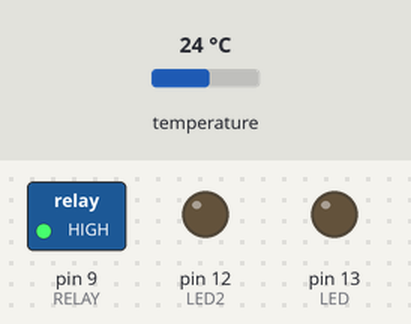
This sketch was run on a simulated Arduino Pro Mini, built with avr-gcc and run on an emulated ATmega328P. On the bench: switched loads named in the sketch (green lamp = pin HIGH), output pins drawn as LEDs (lit = HIGH). The inputs (shaded band) are chosen by the test bench; at power-on: temperature 24 °C. What the sketch prints to the serial monitor is not drawn.

Above: at 0.33 s.
Timing chart, 0 to 28.9 s (numbered marks = the images above):
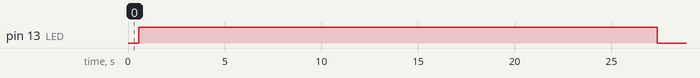

The sketch:

TempOutlet_1_0.ino
```cpp
#include <Arduino.h>

// Include the libraries we need
#include <OneWire.h>
#include <DallasTemperature.h>

#define ONE_WIRE_BUS 10     // Temperature data wire is on pin 10
#define RELAY 9             // Relay is on pin 6
#define LED 13              // On board LED pin
#define LED2 12
#define SAMPLE_FREQUENCY 2   // Sample rate per second
#define TEMP_BUFFER_SEC 30   // Number of seconds for buffer

// Setup a oneWire instance to communicate with any OneWire devices (not just Maxim/Dallas temperature ICs)
OneWire oneWire(ONE_WIRE_BUS);

// Pass our oneWire reference to Dallas Temperature.
DallasTemperature sensors(&oneWire);

// arrays to hold device address
DeviceAddress insideThermometer = { 0x28, 0xE9, 0x1A, 0x28, 0x0, 0x0, 0x80, 0x80 };


// temperature buffer array
float tempBuffer[TEMP_BUFFER_SEC * SAMPLE_FREQUENCY];
int tempBufferSize = TEMP_BUFFER_SEC * SAMPLE_FREQUENCY;

// state variable
bool isOn;
/*
 * Setup function. Here we do the basics
 */
void setup(void)
{
  // start serial port
  Serial.begin(9600);
  Serial.println("Dallas Temperature IC Control Library Demo");

  // locate devices on the bus
  Serial.print("Locating devices...");
  sensors.begin();
  Serial.print("Found ");
  Serial.print(sensors.getDeviceCount(), DEC);
  Serial.println(" devices.");

  // report parasite power requirements
  Serial.print("Parasite power is: ");
  if (sensors.isParasitePowerMode()) Serial.println("ON");
  else Serial.println("OFF");

  // Assign address manually. The addresses below will beed to be changed
  // to valid device addresses on your bus. Device address can be retrieved
  // by using either oneWire.search(deviceAddress) or individually via
  // sensors.getAddress(deviceAddress, index)
  // Note that you will need to use your specific address here
  //insideThermometer = { 0x28, 0xE9, 0x1A, 0x28, 0x0, 0x0, 0x80, 0x80 };

  // Method 1:
  // Search for devices on the bus and assign based on an index. Ideally,
  // you would do this to initially discover addresses on the bus and then
  // use those addresses and manually assign them (see above) once you know
  // the devices on your bus (and assuming they don't change).
  //if (!sensors.getAddress(insideThermometer, 0)) Serial.println("Unable to find address for Device 0");

  // method 2: search()
  // search() looks for the next device. Returns 1 if a new address has been
  // returned. A zero might mean that the bus is shorted, there are no devices,
  // or you have already retrieved all of them. It might be a good idea to
  // check the CRC to make sure you didn't get garbage. The order is
  // deterministic. You will always get the same devices in the same order
  //
  // Must be called before search()
  //oneWire.reset_search();
  // assigns the first address found to insideThermometer
  //if (!oneWire.search(insideThermometer)) Serial.println("Unable to find address for insideThermometer");

  // show the addresses we found on the bus
  Serial.print("Device 0 Address: ");
  printAddress(insideThermometer);
  Serial.println();

  // set the resolution to 9 bit (Each Dallas/Maxim device is capable of several different resolutions)
  sensors.setResolution(insideThermometer, 11);

  Serial.print("Device 0 Resolution: ");
  Serial.print(sensors.getResolution(insideThermometer), DEC);
  Serial.println();

  // Relay
  pinMode(LED, OUTPUT);
  pinMode(LED2, OUTPUT);
  pinMode(RELAY, OUTPUT);

  // Current relay is a Low Level trigger
  digitalWrite(RELAY, HIGH);
  isOn = false;


  //Intialize the temperature buffer
  for(uint8_t i = 0; i < tempBufferSize; i++)
  {
    tempBuffer[i] = -999;
  }
}

// function to print the temperature for a device
void printTemperature(DeviceAddress deviceAddress)
{
  float tempF = sensors.getTempF(deviceAddress);
  Serial.print(" Temp F: ");
  Serial.println(tempF); // Converts tempC to Fahrenheit
}
/*
 * Main function. It will request the tempC from the sensors and display on Serial.
 */
void loop(void)
{

  sensors.requestTemperatures(); // Send the command to get temperatures

  // For debug purposes
  printTemperature(insideThermometer);

  // add the current temp to the buffer
  addToTemperatureBuffer(sensors.getTempF(insideThermometer));

  if(tempBuffer[tempBufferSize - 1] > -999)
  {
    // Check if the LED is on (indicating buffer was not full)
    // if it is, turn it off.
    if(digitalRead(LED) == HIGH){
      digitalWrite(LED, LOW);
    }

    if(isOn)
    {
      if(shouldTurnOff())
      {
        Serial.println("We should turn off");
        digitalWrite(RELAY, HIGH);
        isOn = false;
        digitalWrite(LED2, LOW);
      }
    }
    else
    {
      if(shouldTurnOn())
      {
        Serial.println("***************************");
        Serial.println("We should turn on");
        Serial.println("***************************");
        digitalWrite(RELAY, LOW);
        isOn = true;
        digitalWrite(LED2, HIGH);
      }
    }
  }
  else
  {
    Serial.println("Buffer not full yet!");
    digitalWrite(LED, HIGH);
  }


  delay(1/SAMPLE_FREQUENCY * 1000);
  Serial.println("");
}

// function to print a device address
void printAddress(DeviceAddress deviceAddress)
{
  for (uint8_t i = 0; i < 8; i++)
  {
    if (deviceAddress[i] < 16) Serial.print("0");
    Serial.print(deviceAddress[i], HEX);
  }
}

// push temp value into buffer, shift buffer entries one.
void addToTemperatureBuffer(float temp)
{
  for(int i = tempBufferSize - 1; i >= 0; i--)
  {
      if(i == 0)
      {
        tempBuffer[i] = temp;
        Serial.print("Setting last buffer entry to: ");
        Serial.println(tempBuffer[i]);
      }
      else
      {
        tempBuffer[i] = tempBuffer[i - 1];
      }
  }
  Serial.print("Temp is: ");
  Serial.print(temp);
  Serial.print(", [0] is: ");
  Serial.print(tempBuffer[0]);
  Serial.print(", [last] is: ");
  Serial.println(tempBuffer[tempBufferSize - 1]);
}

bool shouldTurnOn()
{
  float deltaTemp;
  int minTimePeriod = 2;

  if(tempBuffer[tempBufferSize - 1] == -999)
  {
    Serial.println("ShouldTurnOn(): Buffer not yet full");
    return false;
  }
  else
  {
    if(TEMP_BUFFER_SEC >= minTimePeriod)
    {
      //Change in temperature over the fist two seconds of the buffer
      deltaTemp = tempBuffer[0] - tempBuffer[SAMPLE_FREQUENCY * minTimePeriod];
      //Serial.print("first: ");
      //Serial.print(tempBuffer[0]);
     // Serial.print("second]: ");
     // Serial.println(tempBuffer[SAMPLE_FREQUENCY * minTimePeriod]);
     // Serial.print("deltaT: ");
     // Serial.print(deltaTemp);
    //  Serial.print(", and rate is :");
    //  Serial.println(deltaTemp/minTimePeriod);

      // Triggering on a rate of -0.3deg/sec.
      // And only need to turn on if the room temp was/is greater than 75
      if(deltaTemp/minTimePeriod < -0.3 && tempBuffer[tempBufferSize - 1] > 75)
      {
        return true;
      }
    }
    else
    {
      // Buffer is smaller than the minTimePeriod, try to use the entire
      // buffer to calculate the deltaT
      deltaTemp = tempBuffer[tempBufferSize - 1] - tempBuffer[0];

      // Triggering on a rate of 3deg/sec
      if(deltaTemp/TEMP_BUFFER_SEC < -0.2)
      {
        return true;
      }
    }
  }

  return false;
}

bool shouldTurnOff()
{
  float deltaTemp;

  // This should never be the case, but check just to be sure
  if(tempBuffer[tempBufferSize - 1] == -999)
  {
    return true;
  }
  Serial.print("turn off dT: ");
  Serial.println(tempBuffer[0] - tempBuffer[tempBufferSize - 1]);
  if( (tempBuffer[0] - tempBuffer[tempBufferSize - 1]) >= 1)
  {
    return true;
  }

  return false;
}

void printBuffer()
{
  Serial.print("[");
  for(uint8_t i = 0; i < tempBufferSize; i++)
  {
    Serial.print(tempBuffer[i]);
    Serial.print(", ");
  }
  Serial.print("]");
}
```

Measured:
- by itself, pin 13 (LED): LOW → HIGH at 0.56 s, → LOW 26.8 s later
